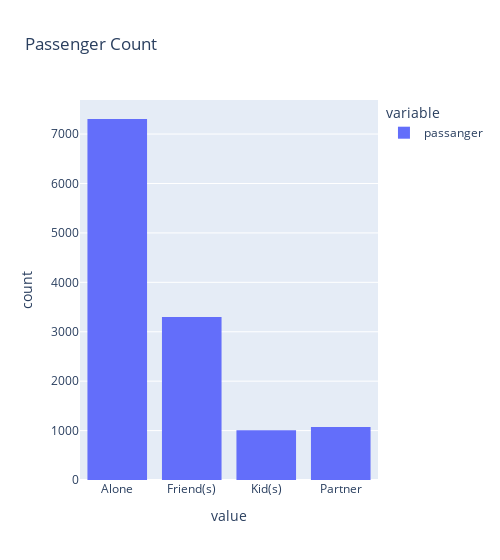

Notebook source saved alongside this figure:
### Code cell
px.histogram(df["passanger"], width=500, title="Passenger Count")

### Figure 1 — Plotly figure (JSON) as saved in the notebook; plotly's stock layout.template omitted (floating-point values rounded to 4 significant figures; data arrays with more than 128 entries replaced by an {"elided": "..."} marker saying what was removed)
{"data": [{"alignmentgroup": "True", "bingroup": "x", "hovertemplate": "variable=passanger<br>value=%{x}<br>count=%{y}<extra></extra>", "legendgroup": "passanger", "marker": {"color": "#636efa", "pattern": {"shape": ""}}, "name": "passanger", "offsetgroup": "passanger", "orientation": "v", "showlegend": true, "type": "histogram", "x": {"elided": "12684 str values"}, "xaxis": "x", "yaxis": "y"}], "layout": {"barmode": "relative", "legend": {"title": {"text": "variable"}, "tracegroupgap": 0}, "title": {"text": "Passenger Count"}, "width": 500, "xaxis": {"anchor": "y", "domain": [0, 1], "title": {"text": "value"}}, "yaxis": {"anchor": "x", "domain": [0, 1], "title": {"text": "count"}}}}
